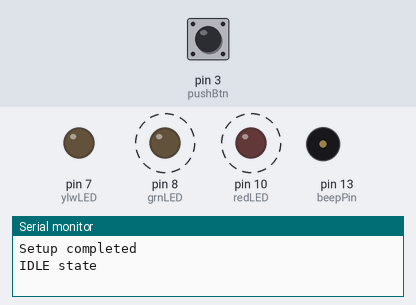
A sketch run on a simulated Arduino Uno, built with avr-gcc and run on an emulated ATmega328P. Parts: output pins drawn as LEDs (lit = HIGH), buzzer (waves = sounding, pin HIGH), the last lines printed to the serial monitor. Dashed ring = blinking. The test bench sets the inputs (shaded band); at power-on: pin 3 (pushBtn) HIGH. Random numbers use the default seed unless the sketch sets one.

Above: at 1.26 s.
1.3 s: pin 3 (pushBtn) pulled LOW for 0.15 s
At 1.56 s:
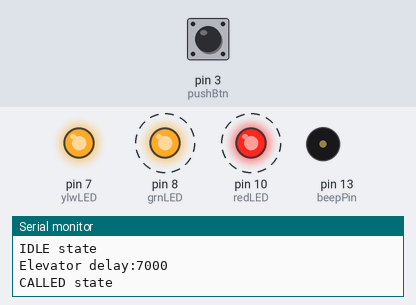
7.3 s: pin 3 (pushBtn) pulled LOW for 3.2 s
At 8.35 s:
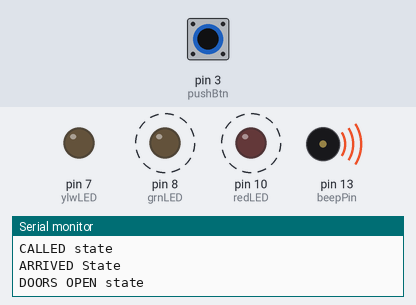
15.0 s: pin 3 (pushBtn) pulled LOW for 1 s
Timing chart, 0 to 27.0 s (numbered marks = the images above; inputs shaded):
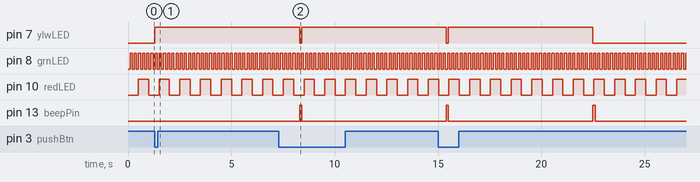

Measured:
- after the input at 1.3 s, pin 7 (ylwLED): LOW → HIGH at once
- by itself, pin 8 (grnLED): alternates HIGH for 0.10 s and LOW for 0.10 s
- by itself, pin 10 (redLED): alternates HIGH for 0.50 s and LOW for 0.50 s
- by itself, pin 13 (beepPin): alternates HIGH for 0.10 s and LOW for 7.0 s

The sketch:

StateMachineDemo.ino
```cpp
#include <Arduino.h>

// Define magic numbers into meaningful names
#define pushBtn 3
#define beepPin 13

#define redLED 10
#define grnLED 8
#define ylwLED 7

// Forward declaration of all functions
void blinkRedLed();
void blinkGrnLed();
void toggleYlwLED();
void displayState(String currState);

// One time set up for GPIO pins and UART (Serial)
void setup() {
    Serial.begin(115200);

    pinMode(redLED, OUTPUT);
    pinMode(grnLED, OUTPUT);
    pinMode(ylwLED, OUTPUT);

    // Push button is a pullup to avoid it floating around between 0 - 5v
    pinMode(pushBtn, INPUT_PULLUP);
    pinMode(beepPin, OUTPUT);

    digitalWrite(grnLED, LOW);
    digitalWrite(redLED, LOW);
    digitalWrite(ylwLED, LOW);

    // Seed the random number generator
    randomSeed(analogRead(A1));

    // All done
    Serial.println("Setup completed");
}

void loop() {
    // EVery 500mS
    blinkRedLed();

    // Every 100mS
    blinkGrnLed();

    // As often as possible?
    toggleYlwLED();
}

// Is it time to toggle the red LED?
void blinkRedLed() {
    static unsigned long redMillis = millis();

    if (millis() - redMillis > 500) {
        digitalWrite(redLED, !digitalRead(redLED));
        redMillis = millis();
    }
}

// Is it time to toggle the green LED?
void blinkGrnLed() {
    static unsigned long grnMillis = millis();

    if (millis() - grnMillis > 100) {
        digitalWrite(grnLED, !digitalRead(grnLED));
        grnMillis = millis();
    }
}

// A very small State Machine
void toggleYlwLED() {
    static unsigned long ylwMillis = millis();

    // Delay until elevator arrives
    static uint16_t elevatorDelay;

    // Timer for notification process has completed
    static unsigned long beepMillis;

    // Declare the states in meaningful English. Enums start enumerating
    // at zero, incrementing in steps of 1 unless overridden. We use an
    // enum 'class' here for type safety and code readability
    enum class elevatorState : uint8_t {
        IDLE,      // defaults to 0
        CALLED,    // defaults to 1
        ARRIVED,   // defaults to 2
        DOORSOPEN, // defaults to 3
    };

    // Keep track of the current State (it's an elevatorState variable)
    static elevatorState currState = elevatorState::IDLE;

    // Process according to our State Diagram
    switch (currState) {

        // Initial state (or final returned state)
        case elevatorState::IDLE:
            displayState("IDLE state");

            // Someone pushed the button yet?
            if (digitalRead(pushBtn) == LOW) {
                // Set the millis counter for the elevator arrival timer
                ylwMillis = millis();

                // Not really part of this process, simulates background action
                {
                    // Calculate random elevator arrival delay (seconds * milliSeconds)
                    elevatorDelay = random(3, 8) * 1000;
                    Serial.print("Elevator delay:");
                    Serial.println(elevatorDelay);
                }

                // Move to next state
                currState = elevatorState::CALLED;
            }
            break;

        // Someone pushed the 'call elevator' button - an input
        case elevatorState::CALLED:
            displayState("CALLED state");

            // Light the 'elevator called' LED
            digitalWrite(ylwLED, HIGH);

            // Has the elevator arrived yet?
            if (millis() - ylwMillis >= elevatorDelay) {
                // Move to next state
                currState = elevatorState::ARRIVED;
            }
            break;

        // Elevator has arrived
        case elevatorState::ARRIVED:
            displayState("ARRIVED State");

            // Quick beep to alert user that elevator has arrived
            digitalWrite(beepPin, HIGH);

            // Set the timer for the notification
            beepMillis = millis();

            // Move to next state
            currState = elevatorState::DOORSOPEN;
            break;

        case elevatorState::DOORSOPEN:
            displayState("DOORS OPEN state");

            // Extinguish the LED
            digitalWrite(ylwLED, LOW);

            // Time to turn off the beeper yet?
            if (millis() - beepMillis >= 100) {
                // Turn off beeper
                digitalWrite(beepPin, LOW);

                // Move to next state
                currState = elevatorState::IDLE;
            }
            break;

        default:
            // Nothing to do here
            Serial.println("'Default' Switch Case reached - Error");
    }
}

// Helper routine to track state machine progress
void displayState(String currState) {
    static String prevState = "";

    if (currState != prevState) {
        Serial.println(currState);
        prevState = currState;
    }
}
```
